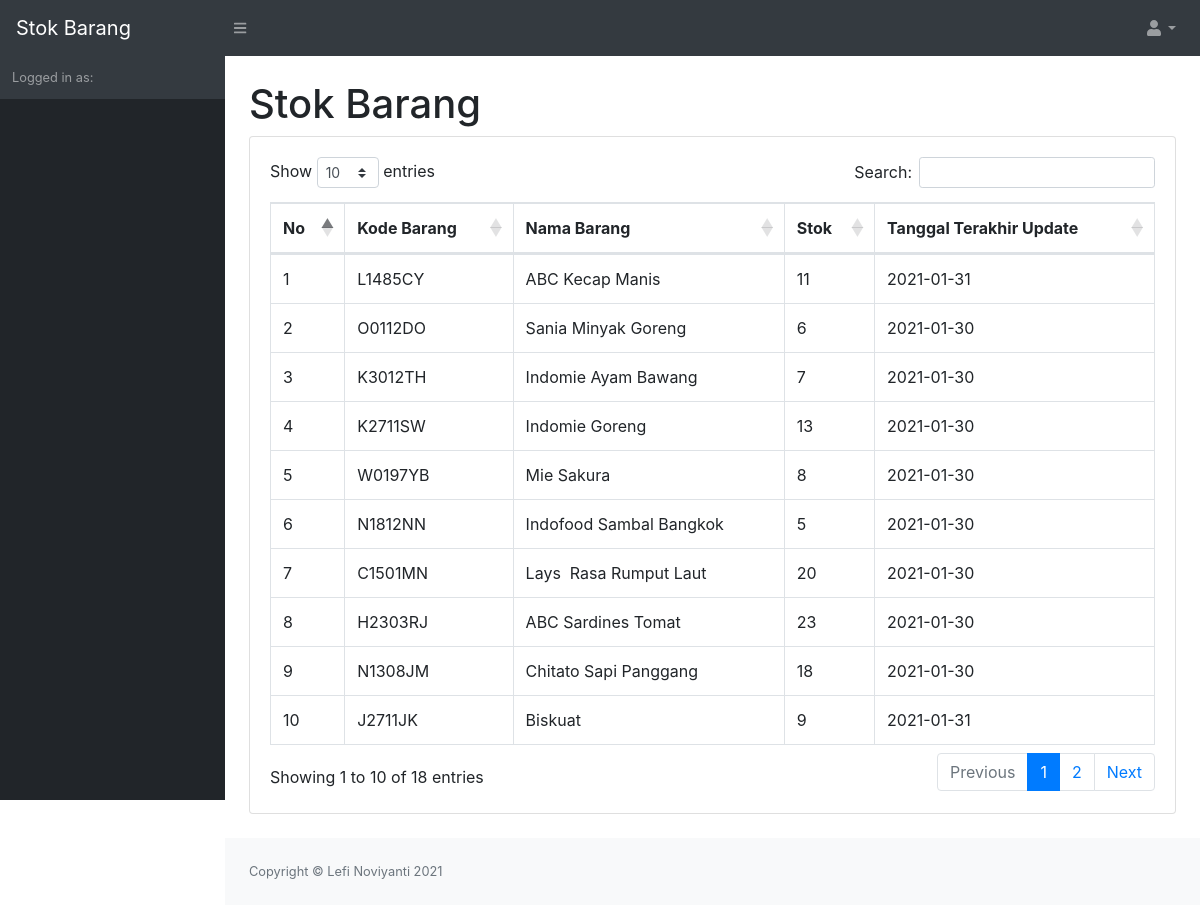
Page /manajer.php on the committed database.
### tables this page shows
CREATE TABLE `barang` (
  `id_barang` int(11) NOT NULL,
  `kode_barang` varchar(7) NOT NULL,
  `nama_barang` varchar(50) NOT NULL,
  `stok` int(11) NOT NULL,
  `tanggal_update_terakhir` date NOT NULL
);

### manajer.php (the view, shortened to what this page needs)
<?php
    require 'function.php';
?>
<!DOCTYPE html>
<html lang="en">
    <head>
        <link href="css/styles.css" rel="stylesheet" />
        <link href="https://cdn.datatables.net/1.10.20/css/dataTables.bootstrap4.min.css" rel="stylesheet" />
    </head>
    <body class="sb-nav-fixed">
        <nav class="sb-topnav navbar navbar-expand navbar-dark bg-dark">
            <a class="navbar-brand" href="manajer.php">Stok Barang</a>
            <button class="btn btn-link btn-sm order-1 order-lg-0" id="sidebarToggle" href="#"><i class="fas fa-bars"></i></button>
            <ul class="navbar-nav ml-auto ml-md-0">
                <li class="nav-item dropdown">
                    <a class="nav-link dropdown-toggle" id="userDropdown" href="#" role="button" data-toggle="dropdown" aria-haspopup="true" aria-expanded="false"><i class="fas fa-user fa-fw"></i></a>
                </li>
            </ul>
        </nav>
        <div id="layoutSidenav">
            <div id="layoutSidenav_nav">
                <nav class="sb-sidenav accordion sb-sidenav-dark" id="sidenavAccordion">
                    <div class="sb-sidenav-footer">
                        <div class="small">Logged in as:</div><?php echo $_SESSION['role']; ?>
                    </div>
                </nav>
            </div>
            <div id="layoutSidenav_content">
                <main>
                    <div class="container-fluid">
                        <h1 class="mt-4">Stok Barang </h1>
                        <div class="card mb-4">
                            <div class="card-body">
                                <div class="table-responsive">
                                    <table class="table table-bordered" id="dataTable" width="100%" cellspacing="0">
                                        <thead>
                                            <tr>
                                                <th>No</th>
                                                <th>Kode Barang</th>
                                                <th>Nama Barang</th>
                                                <th>Stok</th>
                                                <th>Tanggal Terakhir Update</th>
                                           </tr>
                                        </thead>
                                        <tbody>
                                        <?php
                                            $query_mysql = mysqli_query($conn, "select * from barang");
                                            $nomor = 1;
                                            while($data = mysqli_fetch_array($query_mysql)){
                                            ?>
                                            <tr>
                                                <td><?php echo $nomor++; ?></td>
                                                <td><?php echo $data['kode_barang']; ?></td>
                                                <td><?php echo $data['nama_barang']; ?></td>
                                                <td><?php echo $data['stok']; ?></td>
                                                <td><?php echo $data['tanggal_update_terakhir']; ?></td>
                                            </tr>
                                            <?php } ?>
                                        </tbody>
                                    </table>
                                </div>
                            </div>
                        </div>
                    </div>
                </main>
                <footer class="py-4 bg-light mt-auto">
                    <div class="container-fluid">
                        <div class="d-flex align-items-center justify-content-between small">
                            <div class="text-muted">Copyright &copy; Lefi Noviyanti 2021</div>
                        </div>
                    </div>
                </footer>
            </div>
        </div>
    </body>
</html>

### rows in the picture
barang: kode_barang "L1485CY", nama_barang "ABC Kecap Manis", stok "11", tanggal_update_terakhir "2021-01-31"
barang: kode_barang "O0112DO", nama_barang "Sania Minyak Goreng", stok "6", tanggal_update_terakhir "2021-01-30"
barang: kode_barang "K3012TH", nama_barang "Indomie Ayam Bawang", stok "7", tanggal_update_terakhir "2021-01-30"
barang: kode_barang "K2711SW", nama_barang "Indomie Goreng", stok "13", tanggal_update_terakhir "2021-01-30"
barang: kode_barang "W0197YB", nama_barang "Mie Sakura", stok "8", tanggal_update_terakhir "2021-01-30"
barang: kode_barang "N1812NN", nama_barang "Indofood Sambal Bangkok", stok "5", tanggal_update_terakhir "2021-01-30"
barang: kode_barang "C1501MN", nama_barang "Lays Rasa Rumput Laut", stok "20", tanggal_update_terakhir "2021-01-30"
barang: kode_barang "H2303RJ", nama_barang "ABC Sardines Tomat", stok "23", tanggal_update_terakhir "2021-01-30"
barang: kode_barang "N1308JM", nama_barang "Chitato Sapi Panggang", stok "18", tanggal_update_terakhir "2021-01-30"
barang: kode_barang "J2711JK", nama_barang "Biskuat", stok "9", tanggal_update_terakhir "2021-01-31"
